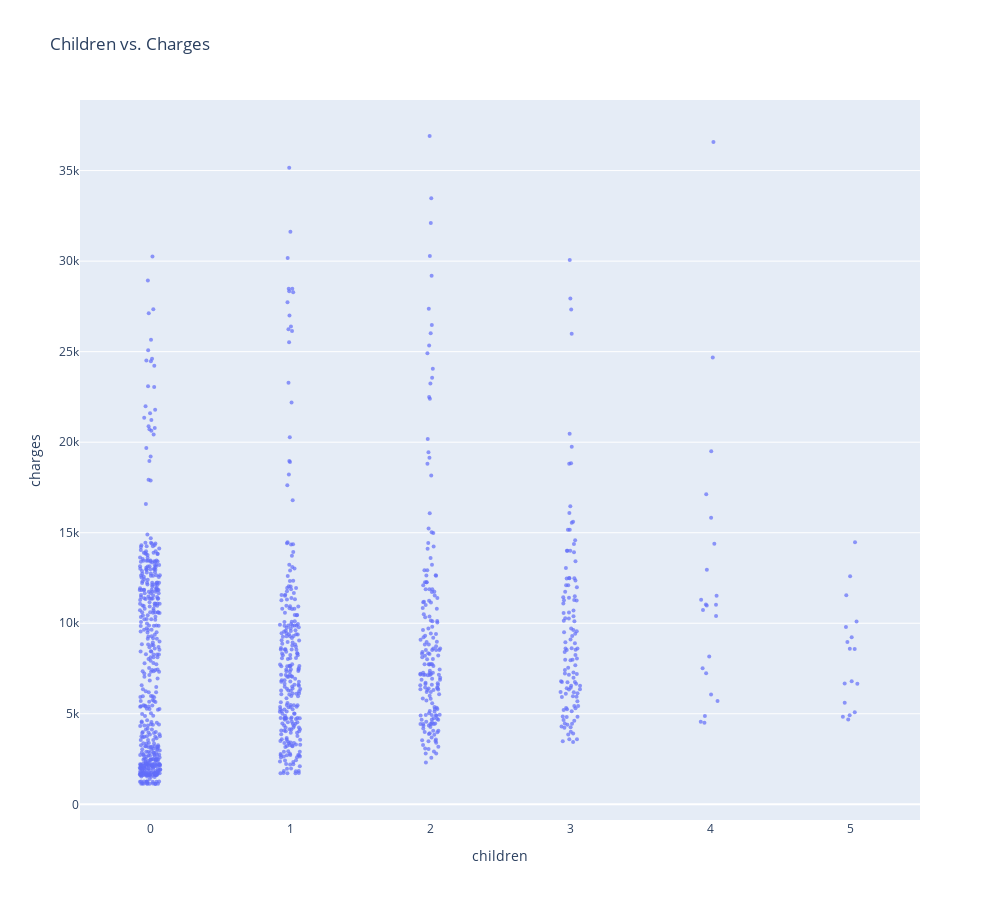

Notebook source saved alongside this figure:
### Code cell
fig = px.strip(non_smoker_df, x='children', y='charges', title= "Children vs. Charges")
fig.update_traces(marker_size=4, marker_opacity=0.7)
fig.update_layout(width = 1000, height = 900)
fig.show()

### Figure 1 — Plotly figure (JSON) as saved in the notebook; plotly's stock layout.template omitted (floating-point values rounded to 4 significant figures; data arrays with more than 128 entries replaced by an {"elided": "..."} marker saying what was removed)
{"data": [{"alignmentgroup": "True", "boxpoints": "all", "fillcolor": "rgba(255,255,255,0)", "hoveron": "points", "hovertemplate": "children=%{x}<br>charges=%{y}<extra></extra>", "legendgroup": "", "line": {"color": "rgba(255,255,255,0)"}, "marker": {"color": "#636efa", "opacity": 0.7, "size": 4}, "name": "", "offsetgroup": "", "orientation": "v", "pointpos": 0, "showlegend": false, "type": "box", "x": {"elided": "1064 int values"}, "x0": " ", "xaxis": "x", "y": {"elided": "1064 float values"}, "y0": " ", "yaxis": "y"}], "layout": {"boxmode": "group", "height": 900, "legend": {"tracegroupgap": 0}, "title": {"text": "Children vs. Charges"}, "width": 1000, "xaxis": {"anchor": "y", "domain": [0, 1], "title": {"text": "children"}}, "yaxis": {"anchor": "x", "domain": [0, 1], "title": {"text": "charges"}}}}
